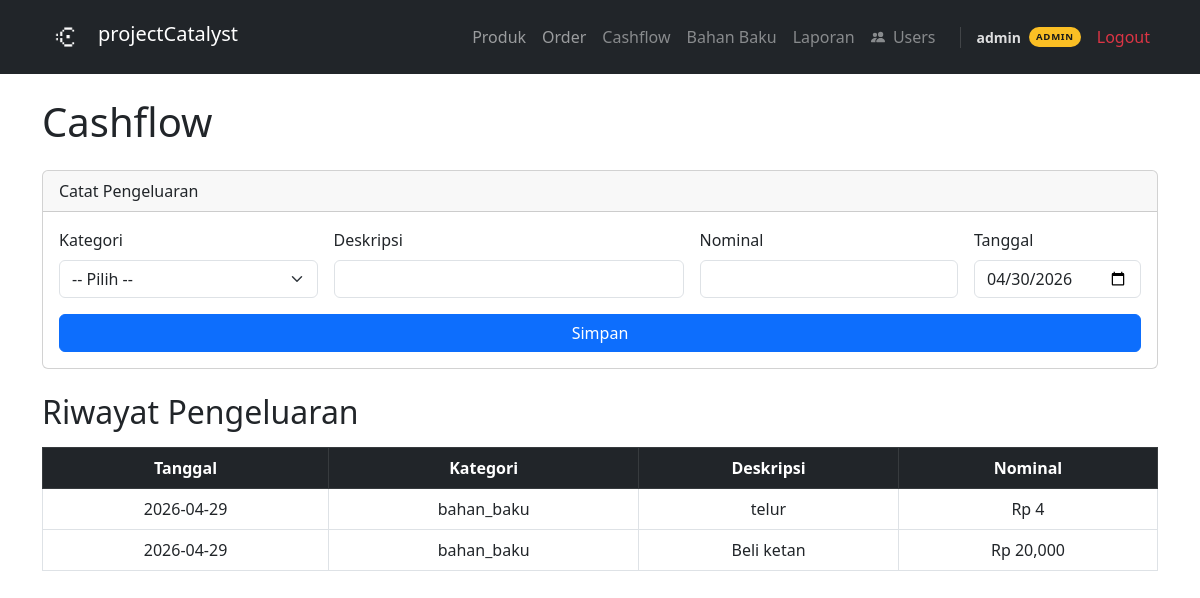
Page /cashflow (signed in) on the committed database.
### tables this page shows
CREATE TABLE users (id INTEGER PRIMARY KEY AUTOINCREMENT, username TEXT UNIQUE NOT NULL, password_hash TEXT NOT NULL, created_at TIMESTAMP DEFAULT CURRENT_TIMESTAMP, role TEXT NOT NULL DEFAULT 'user');

CREATE TABLE expenses (
    id          INTEGER PRIMARY KEY AUTOINCREMENT,
    category    TEXT NOT NULL,
    description TEXT NOT NULL,
    amount      REAL NOT NULL,
    date        TEXT NOT NULL,
    created_at  TEXT DEFAULT CURRENT_TIMESTAMP
);

### app.py (the view)
@app.route('/cashflow')
@admin_required
def cashflow():
    expenses = get_all_expenses()
    return render_template('cashflow.html', expenses=expenses)

### app.py (called while the page is built)
@login_manager.user_loader
def load_user(user_id):
    row = get_user_by_id(user_id)
    if row:
        return User(row['id'], row['username'], row['password_hash'], row['role'])
    return None

def admin_required(f):
    @wraps(f)
    @login_required
    def decorated(*args, **kwargs):
        if not current_user.is_admin:
            abort(403)
        return f(*args, **kwargs)
    return decorated

    @property
    def is_admin(self):
        return self.role == 'admin'

### database/db.py (called while the page is built)
def get_connection():
    conn = sqlite3.connect(DB_PATH)
    conn.row_factory = sqlite3.Row
    conn.execute("PRAGMA foreign_keys = ON")
    return conn

def get_user_by_id(user_id):
    conn = get_connection()
    user = conn.execute('SELECT * FROM users WHERE id = ?', (user_id,)).fetchone()
    conn.close()
    return user

def get_all_expenses():
    conn = get_connection()
    expenses = conn.execute(
        "SELECT * FROM expenses ORDER BY date DESC"
    ).fetchall()
    conn.close()
    return expenses

### templates/cashflow.html (shortened to what this page needs)
{% extends 'base.html' %}
{% block content %}
<h1 class="mb-4">Cashflow</h1>
<div class="card mb-4">
    <div class="card-header">Catat Pengeluaran</div>
    <div class="card-body">
        <form action="/cashflow/add" method="POST">
            <div class="row g-3">
                <div class="col-12 col-md-3">
                    <label class="form-label">Kategori</label>
                    <select name="category" class="form-select" required>
                        <option value="">-- Pilih --</option>
                    </select>
                </div>
                <div class="col-12 col-md-4">
                    <label class="form-label">Deskripsi</label>
                    <input type="text" name="description" class="form-control" required>
                </div>
                <div class="col-12 col-md-3">
                    <label class="form-label">Nominal</label>
                    <input type="number" name="amount" class="form-control" required>
                </div>
                <div class="col-12 col-md-2">
                    <label class="form-label">Tanggal</label>
                    <input type="date" name="date" class="form-control" required id="expense_date">                </div>
                </div>
            <button type="submit" class="btn btn-primary mt-3 w-100 w-md-auto">Simpan</button>
        </form>
    </div>
</div>
<h2 class="mb-3">Riwayat Pengeluaran</h2>
{% if expenses %}
<div class="table-responsive">
<table class="table table-bordered table-hover">
    <thead class="table-dark">
        <tr>
            <th>Tanggal</th>
            <th>Kategori</th>
            <th>Deskripsi</th>
            <th>Nominal</th>
        </tr>
    </thead>
    <tbody>
        {% for expense in expenses %}
        <tr>
            <td>{{ expense['date'] }}</td>
            <td>{{ expense['category'] }}</td>
            <td>{{ expense['description'] }}</td>
            <td>Rp {{ "{:,.0f}".format(expense['amount']) }}</td>
        </tr>
        {% endfor %}
    </tbody>
</table>
</div>
{% else %}
<p class="text-muted">Belum ada pengeluaran.</p>
{% endif %}
{% endblock %}

### templates/base.html (shortened to what this page needs)
<!DOCTYPE html>
<html lang="id">
<head>
    <link href="https://cdnjs.cloudflare.com/ajax/libs/bootstrap/5.3.0/css/bootstrap.min.css" rel="stylesheet">
</head>
<body>
<nav class="navbar navbar-expand-lg navbar-dark bg-dark">
    <div class="container">
        <a class="navbar-brand d-flex align-items-center gap-2" href="/">
            <img src="/static/logo.png" height="48" width="48" style="vertical-align: middle">
            <span style="margin-bottom: 6px">projectCatalyst</span>
        </a>
        <div class="collapse navbar-collapse" id="navmenu">
            <ul class="navbar-nav ms-auto align-items-lg-center">
                <li class="nav-item"><a class="nav-link" href="/products">Produk</a></li>
                <li class="nav-item"><a class="nav-link" href="/orders">Order</a></li>
                {% if current_user.is_authenticated and current_user.is_admin %}
                <li class="nav-item admin-only"><a class="nav-link" href="/cashflow">Cashflow</a></li>
                <li class="nav-item admin-only"><a class="nav-link" href="/ingredients">Bahan Baku</a></li>
                <li class="nav-item admin-only"><a class="nav-link" href="/reports">Laporan</a></li>
                <li class="nav-item admin-only">
                    <a class="nav-link" href="/admin/users">
                        Users
                    </a>
                </li>
                {% endif %}
                {% if current_user.is_authenticated %}
                <li class="nav-item ms-lg-3 d-flex align-items-center gap-2" style="border-left: 1px solid rgba(255,255,255,0.15); padding-left: 1rem;">
                    <span class="text-white small fw-semibold" style="opacity:.85">{{ current_user.username }}</span>
                    <span class="role-badge {{ current_user.role }}">{{ current_user.role }}</span>
                </li>
                {% endif %}
                <li class="nav-item ms-lg-2">
                    <a class="nav-link text-danger" href="{{ url_for('logout') }}">Logout</a>
                </li>
            </ul>
        </div>
    </div>
</nav>
<div class="container mt-4">
    {% block content %}{% endblock %}
</div>
</body>
</html>

### templates/base.html (style rules this page uses)
.btn { transition: all 0.2s ease; }
.card { transition: all 0.2s ease; cursor: pointer; }
.nav-link { transition: all 0.2s ease; position: relative; }
.nav-link::after { content: ''; position: absolute; bottom: 0; left: 0; width: 0; height: 2px; background: #fff; transition: width 0.3s ease; }
.table tbody tr:nth-child(even) { background-color: #eef2ff; }
.table td { text-align: center; vertical-align: middle; }
.table th { text-align: center; vertical-align: middle; }
.role-badge { font-size: 0.6rem; font-weight: 800; letter-spacing: 0.07em; padding: 2px 7px; border-radius: 999px; text-transform: uppercase; line-height: 1.6; display: inline-block; }
.role-badge.admin { background: #fbbf24; color: #1a1a1a; }
.nav-item.admin-only { opacity: 0.85; }

### rows in the picture
users: username "admin", role "ADMIN"
expenses: date "2026-04-29", category "bahan_baku", description "telur", amount "4"
expenses: date "2026-04-29", category "bahan_baku", description "Beli ketan", amount "20,000"
